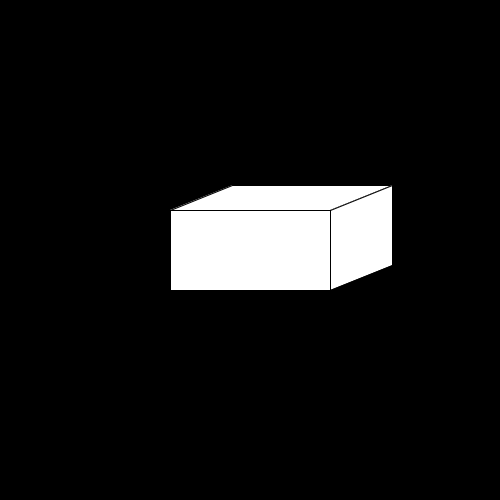
Frame 1 (no input)
Frame 60 (the mouse pressed at the canvas centre just before this capture): identical to frame 1, image omitted
Frame 120 (the mouse held since frame 60 and released just before this capture): identical to frame 1, image omitted

The Processing sketch that drew this single still picture (run headless with seeded random() and noise(); from frame 60 on, the mouse is pressed at the canvas centre):

// Processing sketch: Kube
// ── Kube.pde
float x, y;
float w = 80;
float h = 40;
float offset = 25;
float skew = 2.5; // default = 1
float skewA = 1; // alt skew; default = 1

void setup() {
  size(500, 500);
  
  x = width/2;
  y = height/2;
}

void draw() {
  background(0);


  quad(x-w, y-h, x-w+(offset*skew), y-h-(offset*skewA), x+w+(offset*skew), y-h-(offset*skewA), x+w, y-h); // top
  quad(x+w, y-h, x+w, y+h, x+w+(offset*skew), y+h-(offset*skewA), x+w+(offset*skew), y-h-(offset*skewA)); // right
  // quad(x, y, x, y+h, x-w+(offset+skew), y-h-(offset*skewA), x+w+(offset*skew), y-h-(offset*skewA));
  
  rect(x-w, y-h, w*2, h*2);

  if (keyPressed) {
    if (key == 'x') {
      x++;
    } else if (key == 'X') {
      x--;
    }
    if (key == 'y') {
      y++;
    } else if (key == 'Y') {
      y--;
    }
    if (key == 'w') {
      w++;
    } else if (key == 'W') {
      w--;
    }
    if (key == 'h') {
      h++;
    } else if (key == 'H') {
      h--;
    }
    if (key == 's') {
      skew+=.1;
    } else if (key == 'S') {
      skew-=.1;
    }
    if (key == 'a') {
      skewA+=.1;
    } else if (key == 'A') {
      skewA-=.1;
    }
    if (key == 'd') {
      skew+=.1;
      skewA+=.1;
    } else if (key == 'D') {
      skew-=.1;
      skewA-=.1;
    }
  }
}
